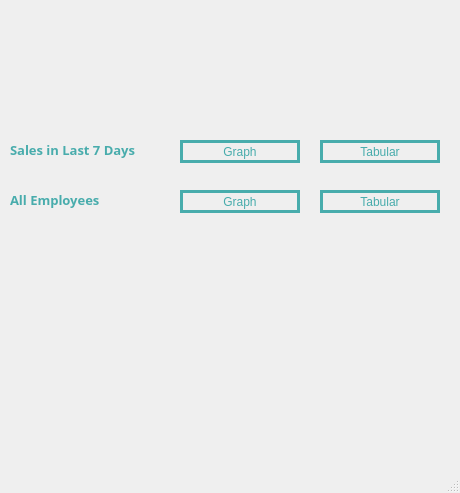
<?xml version="1.0" encoding="UTF-8"?>
<ui version="4.0">
 <class>MainWindow</class>
 <widget class="QMainWindow" name="MainWindow">
  <property name="geometry">
   <rect>
    <x>0</x>
    <y>0</y>
    <width>460</width>
    <height>493</height>
   </rect>
  </property>
  <property name="windowTitle">
   <string>MainWindow</string>
  </property>
  <widget class="QWidget" name="centralwidget">
   <widget class="QPushButton" name="btnSalesinLast7DaysGraph">
    <property name="geometry">
     <rect>
      <x>180</x>
      <y>140</y>
      <width>120</width>
      <height>23</height>
     </rect>
    </property>
    <property name="minimumSize">
     <size>
      <width>120</width>
      <height>23</height>
     </size>
    </property>
    <property name="styleSheet">
     <string notr="true">#btnSalesinLast7DaysGraph{
	border:3px solid #48ACAC; 
	color: rgb(72, 172, 172);
}
#btnSalesinLast7DaysGraph:hover{
	background-color: rgb(72, 172, 172);
	color: rgb(255,255,255);
}</string>
    </property>
    <property name="text">
     <string>Graph</string>
    </property>
   </widget>
   <widget class="QPushButton" name="btnAllEmployeeGraph">
    <property name="geometry">
     <rect>
      <x>180</x>
      <y>190</y>
      <width>120</width>
      <height>23</height>
     </rect>
    </property>
    <property name="minimumSize">
     <size>
      <width>120</width>
      <height>23</height>
     </size>
    </property>
    <property name="styleSheet">
     <string notr="true">#btnAllEmployeeGraph{
	border:3px solid #48ACAC; 
	color: rgb(72, 172, 172);
}
#btnAllEmployeeGraph:hover{
	background-color: rgb(72, 172, 172);
	color: rgb(255,255,255);
}</string>
    </property>
    <property name="text">
     <string>Graph</string>
    </property>
   </widget>
   <widget class="QPushButton" name="btnSalesinLast7DaysTabular">
    <property name="geometry">
     <rect>
      <x>320</x>
      <y>140</y>
      <width>120</width>
      <height>23</height>
     </rect>
    </property>
    <property name="minimumSize">
     <size>
      <width>120</width>
      <height>23</height>
     </size>
    </property>
    <property name="styleSheet">
     <string notr="true">#btnSalesinLast7DaysTabular{
	border:3px solid #48ACAC; 
	color: rgb(72, 172, 172);
}
#btnSalesinLast7DaysTabular:hover{
	background-color: rgb(72, 172, 172);
	color: rgb(255,255,255);
}</string>
    </property>
    <property name="text">
     <string>Tabular</string>
    </property>
   </widget>
   <widget class="QLabel" name="label_88">
    <property name="geometry">
     <rect>
      <x>10</x>
      <y>140</y>
      <width>151</width>
      <height>20</height>
     </rect>
    </property>
    <property name="maximumSize">
     <size>
      <width>777977</width>
      <height>9888989</height>
     </size>
    </property>
    <property name="font">
     <font>
      <family>Century Gothic</family>
      <pointsize>10</pointsize>
      <weight>75</weight>
      <bold>true</bold>
     </font>
    </property>
    <property name="styleSheet">
     <string notr="true">color:#48ACAC</string>
    </property>
    <property name="text">
     <string>Sales in Last 7 Days</string>
    </property>
   </widget>
   <widget class="QPushButton" name="btnAllEmployeeTabular">
    <property name="geometry">
     <rect>
      <x>320</x>
      <y>190</y>
      <width>120</width>
      <height>23</height>
     </rect>
    </property>
    <property name="minimumSize">
     <size>
      <width>120</width>
      <height>23</height>
     </size>
    </property>
    <property name="styleSheet">
     <string notr="true">#btnAllEmployeeTabular{
	border:3px solid #48ACAC; 
	color: rgb(72, 172, 172);
}
#btnAllEmployeeTabular:hover{
	background-color: rgb(72, 172, 172);
	color: rgb(255,255,255);
}</string>
    </property>
    <property name="text">
     <string>Tabular</string>
    </property>
   </widget>
   <widget class="QLabel" name="label_89">
    <property name="geometry">
     <rect>
      <x>10</x>
      <y>190</y>
      <width>151</width>
      <height>20</height>
     </rect>
    </property>
    <property name="maximumSize">
     <size>
      <width>777977</width>
      <height>9888989</height>
     </size>
    </property>
    <property name="font">
     <font>
      <family>Century Gothic</family>
      <pointsize>10</pointsize>
      <weight>75</weight>
      <bold>true</bold>
     </font>
    </property>
    <property name="styleSheet">
     <string notr="true">color:#48ACAC</string>
    </property>
    <property name="text">
     <string>All Employees</string>
    </property>
   </widget>
  </widget>
  <widget class="QMenuBar" name="menubar">
   <property name="geometry">
    <rect>
     <x>0</x>
     <y>0</y>
     <width>460</width>
     <height>26</height>
    </rect>
   </property>
  </widget>
  <widget class="QStatusBar" name="statusbar"/>
 </widget>
 <resources/>
 <connections/>
</ui>
